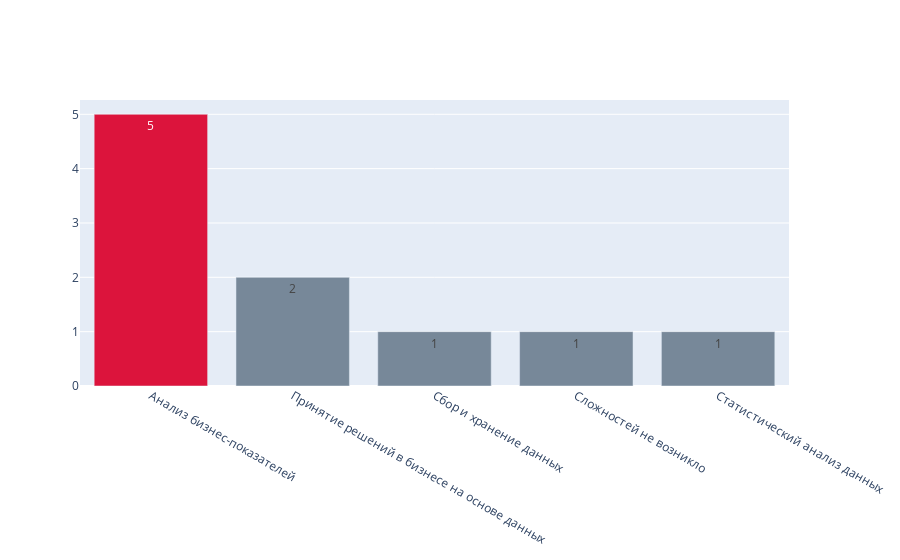

Notebook code for this chart:
### Code cell
x = most_dif['most_difficult_theme']
y = most_dif['count'].sort_values(ascending = False)
colors = ['lightslategray',] * 5
colors[0] = 'crimson'

# Use textposition='auto' for direct text
fig = go.Figure(data=[go.Bar(
            x=x, y=y,
            text=y,
            textposition='auto',
            marker_color=colors
        )])

fig.show()

### Figure 1 — Plotly figure (JSON) as saved in the notebook; plotly's stock layout.template omitted (floating-point values rounded to 4 significant figures)
{"data": [{"marker": {"color": ["crimson", "lightslategray", "lightslategray", "lightslategray", "lightslategray"]}, "text": [5, 2, 1, 1, 1], "textposition": "auto", "type": "bar", "x": ["Анализ бизнес-показателей", "Принятие решений в бизнесе на основе данных", "Сбор и хранение данных", "Сложностей не возникло", "Статистический анализ данных"], "y": [5, 2, 1, 1, 1]}], "layout": {}}
